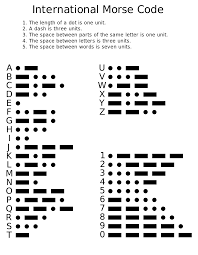
#> input picture posts/.2020-07-24/images.png, 198 x 255 px
$ python resizer.py ../../../posts/.2020-07-24/images.png ../../../posts/.2020-07-24/images.png 100
#> lines starting #> are read from the running program, lines starting #| are printed output that depends on the picture
from PIL import Image
import sys

try:
    fi = sys.argv[1]
    fo = sys.argv[2]
    if len(sys.argv) > 3:
        WIDTH = int(sys.argv[3])
    else:
        WIDTH = 320

    img = Image.open(fi)
#> img is the input picture: PIL image 198x255 P; min 0, max 255, mean 227.3
    width, height = img.size
#> width = 198; height = 255
    r = height/width
#> r = 1.29

    HEIGHT = int(WIDTH*r)
#> HEIGHT = 128

    img_resize_lanczos = img.resize((WIDTH, HEIGHT), Image.LANCZOS)
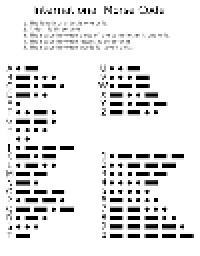
#> img_resize_lanczos: PIL image 100x128 P (shown 2 times larger); min 0, max 255, mean 227.7
    img_resize_lanczos.save(fo)
    print("Success")
except:
    print("Fail")
